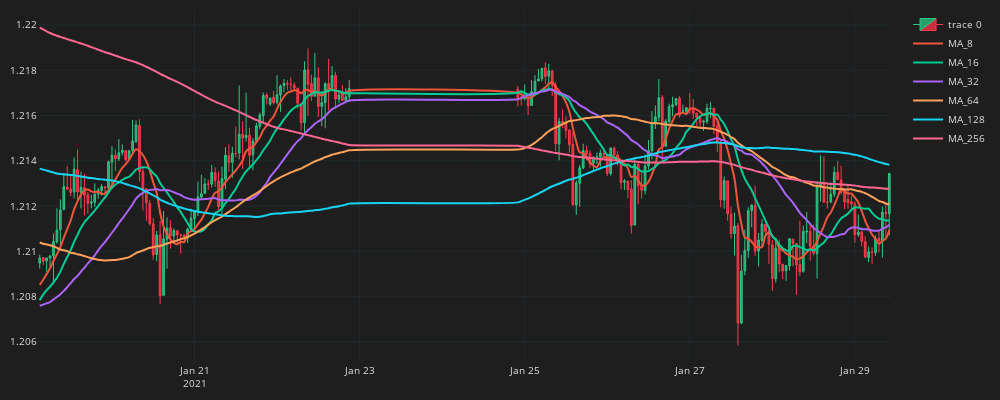

Write notebook code for a chart like this one.
### Code cell
fig = go.Figure()
fig.add_trace(go.Candlestick(
    x=df_plot.time, open=df_plot.mid_o, high=df_plot.mid_h, low=df_plot.mid_l, close=df_plot.mid_c,
    line=dict(width=1), opacity=1,
    increasing_fillcolor='#24A06B',
    decreasing_fillcolor="#CC2E3C",
    increasing_line_color='#2EC886',  
    decreasing_line_color='#FF3A4C'
))
for ma in ma_list:  
    col = f"MA_{ma}"
    fig.add_trace(go.Scatter(x=df_plot.time, 
        y=df_plot[col],
        line=dict(width=2),
        line_shape='spline',
        name=col
        ))
fig.update_layout(width=1000,height=400,
    margin=dict(l=10,r=10,b=10,t=10),
    font=dict(size=10,color="#e1e1e1"),
    paper_bgcolor="#1e1e1e",
    plot_bgcolor="#1e1e1e")
fig.update_xaxes(
    gridcolor="#1f292f",
    showgrid=True,fixedrange=True,rangeslider=dict(visible=False)
)
fig.update_yaxes(
    gridcolor="#1f292f",
    showgrid=True
)
fig.show()

### Figure 1 — Plotly figure (JSON) as saved in the notebook; plotly's stock layout.template omitted (floating-point values rounded to 4 significant figures; data arrays with more than 128 entries replaced by an {"elided": "..."} marker saying what was removed)
{"data": [{"close": {"elided": "200 float values"}, "decreasing": {"fillcolor": "#CC2E3C", "line": {"color": "#FF3A4C"}}, "high": {"elided": "200 float values"}, "increasing": {"fillcolor": "#24A06B", "line": {"color": "#2EC886"}}, "line": {"width": 1}, "low": {"elided": "200 float values"}, "opacity": 1, "open": {"elided": "200 float values"}, "type": "candlestick", "x": {"elided": "200 str values"}}, {"line": {"shape": "spline", "width": 2}, "name": "MA_8", "type": "scatter", "x": {"elided": "200 str values"}, "y": {"elided": "200 float values"}}, {"line": {"shape": "spline", "width": 2}, "name": "MA_16", "type": "scatter", "x": {"elided": "200 str values"}, "y": {"elided": "200 float values"}}, {"line": {"shape": "spline", "width": 2}, "name": "MA_32", "type": "scatter", "x": {"elided": "200 str values"}, "y": {"elided": "200 float values"}}, {"line": {"shape": "spline", "width": 2}, "name": "MA_64", "type": "scatter", "x": {"elided": "200 str values"}, "y": {"elided": "200 float values"}}, {"line": {"shape": "spline", "width": 2}, "name": "MA_128", "type": "scatter", "x": {"elided": "200 str values"}, "y": {"elided": "200 float values"}}, {"line": {"shape": "spline", "width": 2}, "name": "MA_256", "type": "scatter", "x": {"elided": "200 str values"}, "y": {"elided": "200 float values"}}], "layout": {"font": {"color": "#e1e1e1", "size": 10}, "height": 400, "margin": {"b": 10, "l": 10, "r": 10, "t": 10}, "paper_bgcolor": "#1e1e1e", "plot_bgcolor": "#1e1e1e", "width": 1000, "xaxis": {"fixedrange": true, "gridcolor": "#1f292f", "rangeslider": {"visible": false}, "showgrid": true}, "yaxis": {"gridcolor": "#1f292f", "showgrid": true}}}
